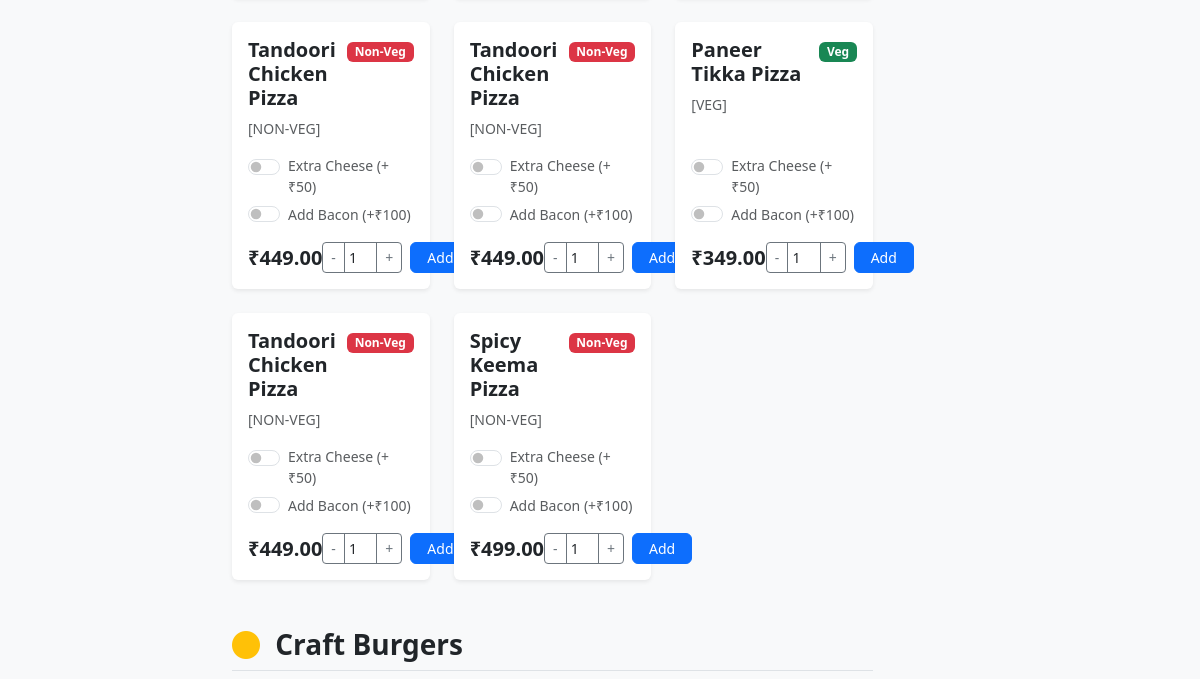
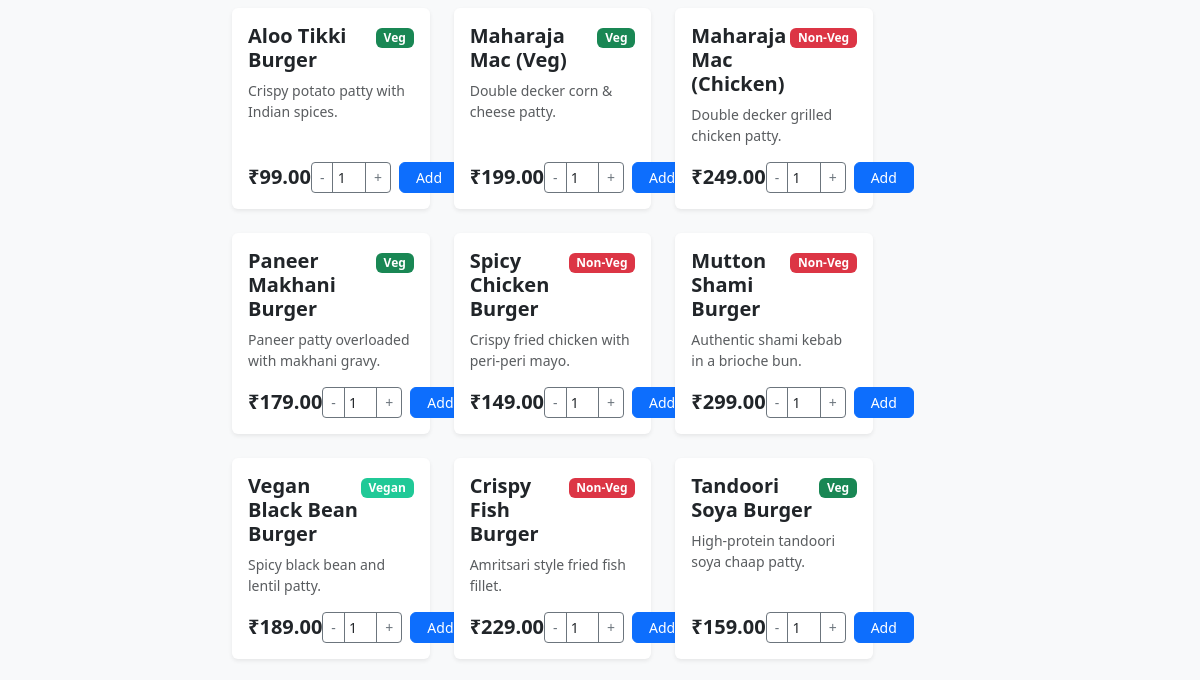
Page /menu/2/ (middle part) on the earlier database version (2 pictures, top to bottom).
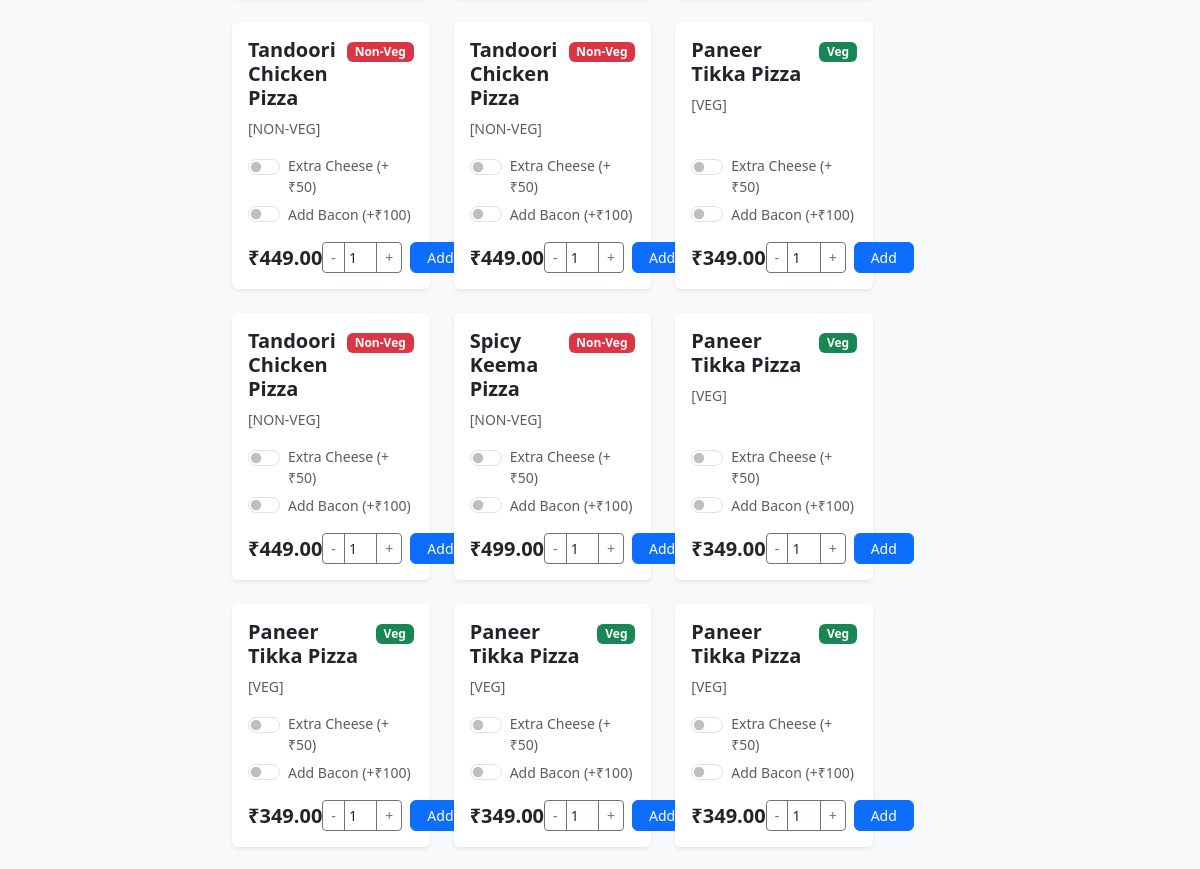
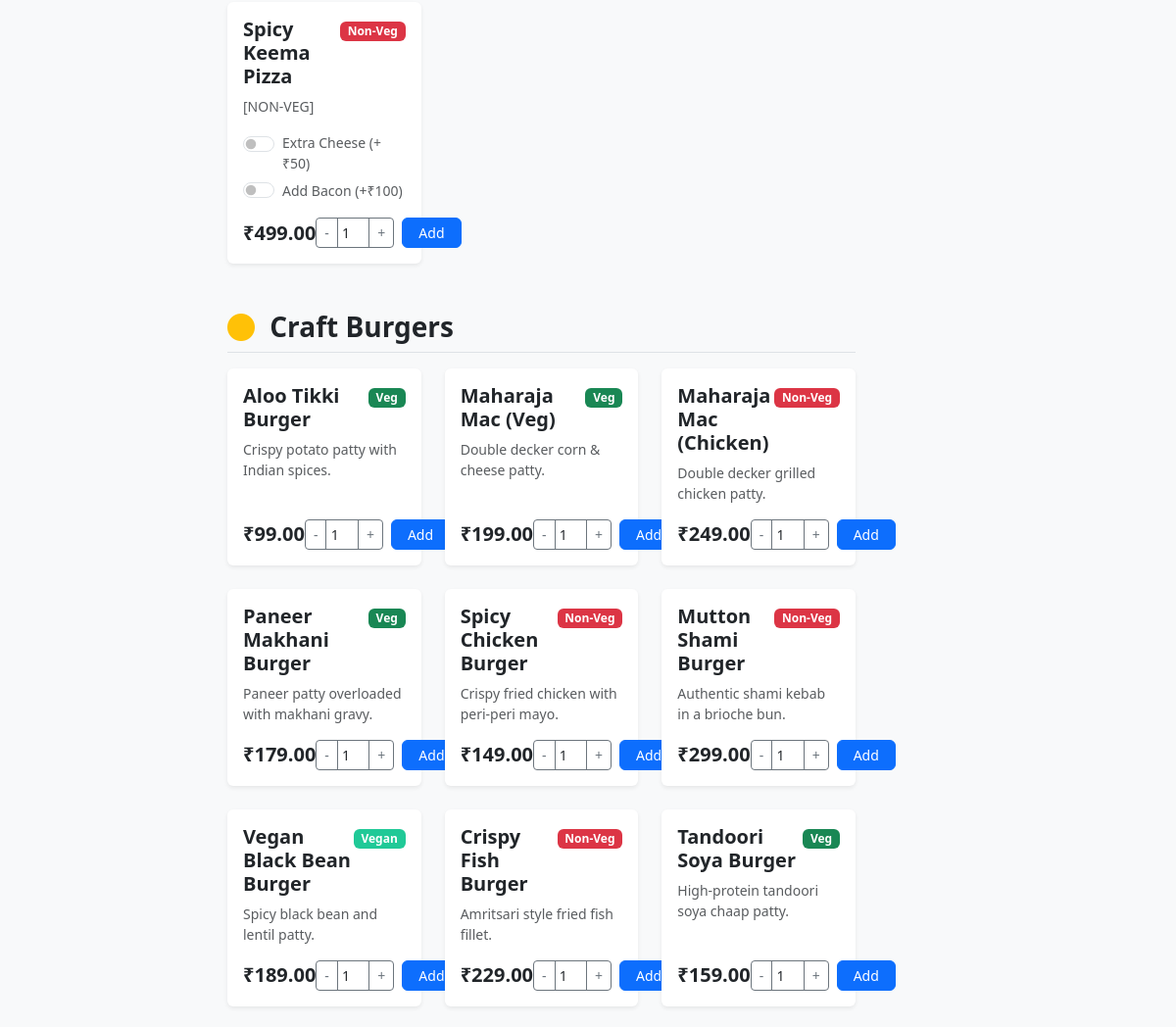
Same page on the later database version (2 pictures, top to bottom).
### restaurant/models.py (models this page shows, shortened)
class MenuItem(models.Model):
    ITEM_TYPES = [
        ('VEG', 'Vegetarian'),
        ('NON_VEG', 'Non-Vegetarian'),
        ('VEGAN', 'Vegan'),
    ]
    name = models.CharField(max_length=100)
    price = models.DecimalField(max_digits=8, decimal_places=2)
    item_type = models.CharField(max_length=20, choices=ITEM_TYPES)
    description = models.TextField(blank=True)

### restaurant/views.py (the view)
# urls.py: path('menu/<int:table_id>/', views.menu_view, name='menu_page'),
def menu_view(request, table_id):
    table = get_object_or_404(RestaurantTable, table_number=table_id)
    from restaurant.models import MenuItem # Local import to avoid cyclic issues at top if any
    items = MenuItem.objects.all()
    pizzas = [item for item in items if 'Pizza' in item.name or 'Extravaganza' in item.name or 'Dominator' in item.name or 'Sweet Corn' in item.name]
    burgers = [item for item in items if 'Burger' in item.name or 'Mac' in item.name]
    sides = [item for item in items if 'Fries' in item.name or 'Wings' in item.name or 'Bread' in item.name or 'Kebab' in item.name or 'Rings' in item.name or 'Poppers' in item.name or 'Nuggets' in item.name or 'Samosa' in item.name or 'Wedges' in item.name or 'Skewers' in item.name]
    beverages = [item for item in items if item not in pizzas and item not in burgers and item not in sides]
    veg_items = items.filter(item_type='VEG')
    non_veg_items = items.filter(item_type='NON_VEG')
    vegan_items = items.filter(item_type='VEGAN')
    return render(request, 'restaurant/menu.html', {
        'table': table,
        'pizzas': pizzas,
        'burgers': burgers,
        'sides': sides,
        'beverages': beverages,
        'veg_items': veg_items,
        'non_veg_items': non_veg_items,
        'vegan_items': vegan_items
    })

### restaurant/templates/restaurant/menu.html (shortened to what this page needs)
{% extends 'restaurant/base.html' %}
{% block content %}
<div class="row">
    <div class="col-lg-2 d-none d-lg-block">
    </div>
    <div class="col-lg-7 mb-4">
        {% if pizzas %}
        <div id="pizzas" class="mb-5">
            <div class="row row-cols-1 row-cols-md-2 row-cols-xl-3 g-4">
                {% for item in pizzas %}
                <div class="col">
                    <div class="card h-100 item-card">
                        <div class="card-body d-flex flex-column">
                            <div class="d-flex justify-content-between align-items-start mb-2">
                                <h5 class="card-title fw-bold text-dark mb-0">{{ item.name }}</h5>
                                <div>
                                    {% if item.item_type == 'VEG' %}<span class="badge badge-veg">Veg</span>
                                    {% elif item.item_type == 'NON_VEG' %}<span class="badge badge-nonveg">Non-Veg</span>
                                    {% else %}<span class="badge badge-vegan">Vegan</span>{% endif %}
                                </div>
                            </div>
                            <p class="card-text text-muted small flex-grow-1">{{ item.description }}</p>
                            <div class="form-check form-switch mb-1">
                                <input class="form-check-input cheese-switch" type="checkbox" id="cheese_{{ item.id }}">
                                <label class="form-check-label small text-muted" for="cheese_{{ item.id }}">Extra Cheese (+₹50)</label>
                            </div>
                            <div class="form-check form-switch mb-3">
                                <input class="form-check-input bacon-switch" type="checkbox" id="bacon_{{ item.id }}">
                                <label class="form-check-label small text-muted" for="bacon_{{ item.id }}">Add Bacon (+₹100)</label>
                            </div>
                            <div class="mt-auto d-flex justify-content-between align-items-center">
                                <span class="fs-5 fw-bold text-dark">₹{{ item.price }}</span>
                                <div class="d-flex align-items-center">
                                    <div class="input-group input-group-sm me-2" style="width: 80px;">
                                        <button class="btn btn-outline-secondary px-2 border-secondary" type="button" onclick="let inp = document.getElementById('qty_{{ item.id }}'); if(inp.value > 1) inp.value--;">-</button>
                                        <input type="number" class="form-control text-center px-0 border-secondary bg-white" id="qty_{{ item.id }}" value="1" min="1" readonly>
                                        <button class="btn btn-outline-secondary px-2 border-secondary" type="button" onclick="document.getElementById('qty_{{ item.id }}').value++;">+</button>
                                    </div>
                                    <button class="btn btn-primary btn-sm rounded px-3 order-btn" data-id="{{ item.id }}" data-name="{{ item.name }}" data-price="{{ item.price }}" data-type="{{ item.item_type }}">
                                        Add
                                    </button>
                                </div>
                            </div>
                        </div>
                    </div>
                </div>
                {% endfor %}
            </div>
        </div>
        {% endif %}
        {% if burgers %}
        <div id="burgers" class="mb-5">
            <h3 class="fw-bold mb-3 border-bottom pb-2"><i class="bi bi-circle-fill text-warning me-2"></i> Craft Burgers</h3>
            <div class="row row-cols-1 row-cols-md-2 row-cols-xl-3 g-4">
                {% for item in burgers %}
                <div class="col">
                    <div class="card h-100 item-card">
                        <div class="card-body d-flex flex-column">
                            <div class="d-flex justify-content-between align-items-start mb-2">
                                <h5 class="card-title fw-bold text-dark mb-0">{{ item.name }}</h5>
                                <div>
                                    {% if item.item_type == 'VEG' %}<span class="badge badge-veg">Veg</span>
                                    {% elif item.item_type == 'NON_VEG' %}<span class="badge badge-nonveg">Non-Veg</span>
                                    {% else %}<span class="badge badge-vegan">Vegan</span>{% endif %}
                                </div>
                            </div>
                            <p class="card-text text-muted small flex-grow-1">{{ item.description }}</p>
                            <div class="mt-auto d-flex justify-content-between align-items-center mt-3">
                                <span class="fs-5 fw-bold text-dark">₹{{ item.price }}</span>
                                <div class="d-flex align-items-center">
                                    <div class="input-group input-group-sm me-2" style="width: 80px;">
                                        <button class="btn btn-outline-secondary px-2 border-secondary" type="button" onclick="let inp = document.getElementById('qty_{{ item.id }}'); if(inp.value > 1) inp.value--;">-</button>
                                        <input type="number" class="form-control text-center px-0 border-secondary bg-white" id="qty_{{ item.id }}" value="1" min="1" readonly>
                                        <button class="btn btn-outline-secondary px-2 border-secondary" type="button" onclick="document.getElementById('qty_{{ item.id }}').value++;">+</button>
                                    </div>
                                    <button class="btn btn-primary btn-sm rounded px-3 order-btn" data-id="{{ item.id }}" data-name="{{ item.name }}" data-price="{{ item.price }}" data-type="{{ item.item_type }}">
                                        Add
                                    </button>
                                </div>
                            </div>
                        </div>
                    </div>
                </div>
                {% endfor %}
            </div>
        </div>
        {% endif %}
    </div>
    <div class="col-lg-3">
    </div>
</div>
{% endblock %}

### restaurant/templates/restaurant/base.html (shortened to what this page needs)
<!DOCTYPE html>
<html lang="en">
<head>
    <link href="https://cdn.jsdelivr.net/npm/bootstrap@5.3.0/dist/css/bootstrap.min.css" rel="stylesheet">
    <link rel="stylesheet" href="https://cdn.jsdelivr.net/npm/bootstrap-icons@1.10.5/font/bootstrap-icons.css">
</head>
<body>
    <div class="container min-vh-100 py-4">
        {% block content %}{% endblock %}
    </div>
</body>
</html>

### restaurant/templates/restaurant/base.html (style rules this page uses)
body { background-color: #f8f9fa; }

### restaurant/templates/restaurant/menu.html (style rules this page uses)
.item-card { border: none; box-shadow: 0 0.125rem 0.25rem rgba(0, 0, 0, 0.075); transition: transform 0.2s; }
.badge-veg { background-color: #198754; }
.badge-nonveg { background-color: #dc3545; }
.badge-vegan { background-color: #20c997; }

Differences in the rows shown:
added MenuItem: name "Paneer Tikka Pizza", item_type "Veg", description "[VEG]", price "349.00"
added MenuItem: name "Paneer Tikka Pizza", item_type "Veg", description "[VEG]", price "349.00"
added MenuItem: name "Paneer Tikka Pizza", item_type "Veg", description "[VEG]", price "349.00"
added MenuItem: name "Paneer Tikka Pizza", item_type "Veg", description "[VEG]", price "349.00"
added MenuItem: name "Spicy Keema Pizza", item_type "Non-Veg", description "[NON-VEG]", price "499.00"
